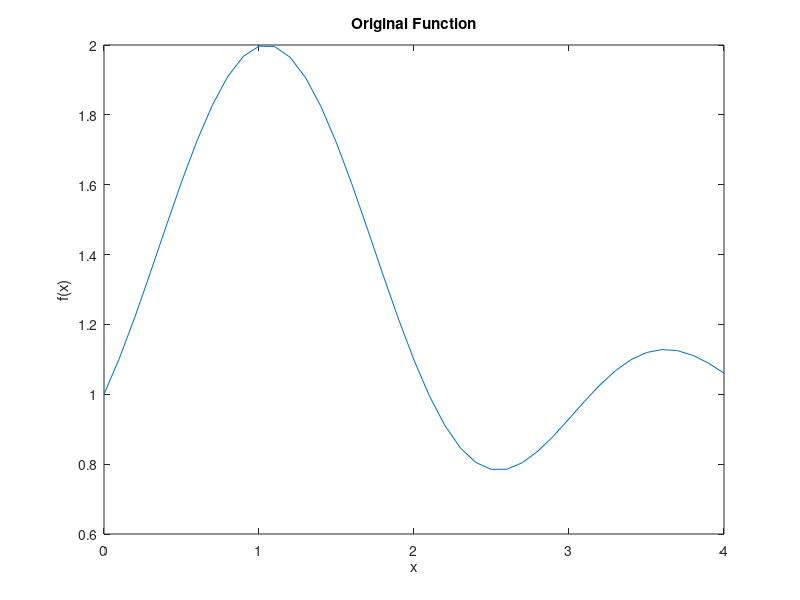

Write MATLAB code to recreate this figure.
h=0:0.1:4;
hh=sin(3*h-pi)./(3*h-pi) +1;
figure;
plot(h,hh);
title('Original Function')
xlabel('x')
ylabel('f(x)') 
